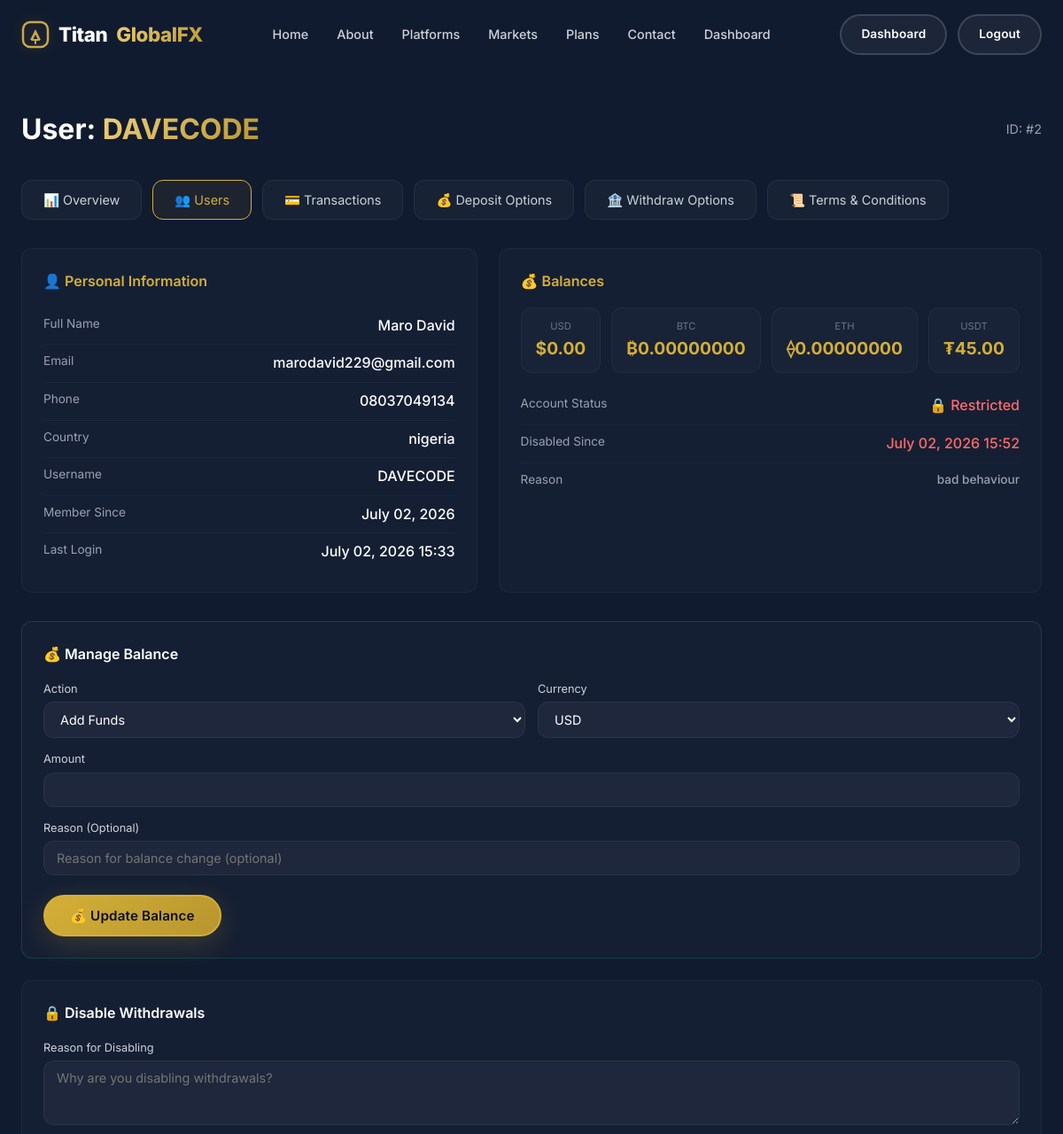
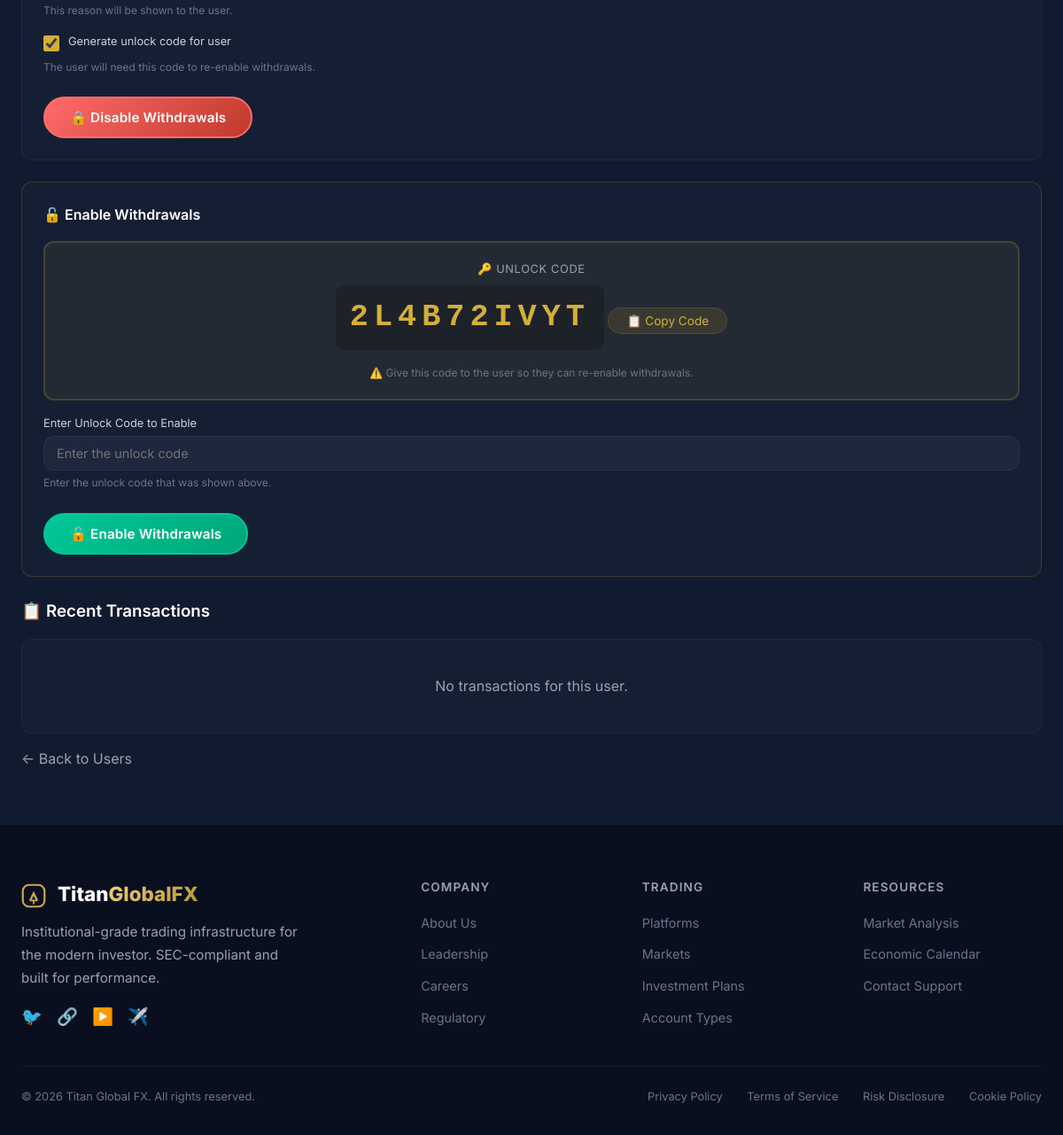
The page /admin-dashboard/users/2/ (signed in) on the database its author committed (2 pictures, top to bottom).
### accounts/models.py (models this page shows, shortened)
class User(AbstractUser):
    phone = models.CharField(max_length=20, blank=True)
    country = models.CharField(max_length=100, blank=True)
    security_pin = models.CharField(max_length=6, blank=True)
    usd_balance = models.DecimalField(max_digits=20, decimal_places=2, default=0)
    btc_balance = models.DecimalField(max_digits=20, decimal_places=8, default=0)
    eth_balance = models.DecimalField(max_digits=20, decimal_places=8, default=0)
    usdt_balance = models.DecimalField(max_digits=20, decimal_places=2, default=0)
    can_withdraw = models.BooleanField(default=True)
    withdraw_disabled_at = models.DateTimeField(null=True, blank=True)
    withdraw_disable_reason = models.TextField(blank=True)
    unlock_code = models.CharField(max_length=20, blank=True, null=True)
    created_at = models.DateTimeField(auto_now_add=True)
    updated_at = models.DateTimeField(auto_now=True)

### admin_dashboard/views.py (the view)
    def wrapped(request, *args, **kwargs):
        if not request.user.is_authenticated:
            messages.error(request, 'Please log in to access the admin dashboard.')
            return redirect('accounts:login')
        if not (request.user.is_superuser or request.user.is_staff):
            messages.error(request, 'You do not have permission to access the admin dashboard.')
            return redirect('dashboard:index')
        return view_func(request, *args, **kwargs)

### templates/admin_dashboard/user_detail.html (shortened to what this page needs)
{% extends 'base.html' %}
{% load static %}
{% block content %}
<section class="admin-section">
    <div class="container">
        <div class="admin-header">
            <h1>User: <span class="highlight">{{ user.username }}</span></h1>
            <span style="color:var(--gray-400);font-size:0.9rem;">ID: #{{ user.id }}</span>
        </div>
        <div class="admin-nav">
            <a href="{% url 'admin_dashboard:index' %}">📊 Overview</a>
            <a href="{% url 'admin_dashboard:users' %}" class="active">👥 Users</a>
            <a href="{% url 'admin_dashboard:transactions' %}">💳 Transactions</a>
            <a href="{% url 'admin_dashboard:deposit_options' %}">💰 Deposit Options</a>
            <a href="{% url 'admin_dashboard:withdraw_options' %}">🏦 Withdraw Options</a>
            <a href="{% url 'admin_dashboard:terms' %}">📜 Terms & Conditions</a>
        </div>
        <div class="user-info-grid">
            <div class="info-card">
                <h3>👤 Personal Information</h3>
                <div class="info-row">
                    <span class="label">Full Name</span>
                    <span class="value">{{ user.get_full_name|default:"Not set" }}</span>
                </div>
                <div class="info-row">
                    <span class="label">Email</span>
                    <span class="value">{{ user.email }}</span>
                </div>
                <div class="info-row">
                    <span class="label">Phone</span>
                    <span class="value">{{ user.phone|default:"Not set" }}</span>
                </div>
                <div class="info-row">
                    <span class="label">Country</span>
                    <span class="value">{{ user.country|default:"Not set" }}</span>
                </div>
                <div class="info-row">
                    <span class="label">Username</span>
                    <span class="value">{{ user.username }}</span>
                </div>
                <div class="info-row">
                    <span class="label">Member Since</span>
                    <span class="value">{{ user.date_joined|date:"F d, Y" }}</span>
                </div>
                <div class="info-row">
                    <span class="label">Last Login</span>
                    <span class="value">{{ user.last_login|date:"F d, Y H:i"|default:"Never" }}</span>
                </div>
            </div>
            <div class="info-card">
                <h3>💰 Balances</h3>
                <div class="balance-grid">
                    <div class="balance-item">
                        <div class="label">USD</div>
                        <div class="amount">${{ user.usd_balance|floatformat:2 }}</div>
                    </div>
                    <div class="balance-item">
                        <div class="label">BTC</div>
                        <div class="amount">₿{{ user.btc_balance|floatformat:8 }}</div>
                    </div>
                    <div class="balance-item">
                        <div class="label">ETH</div>
                        <div class="amount">⟠{{ user.eth_balance|floatformat:8 }}</div>
                    </div>
                    <div class="balance-item">
                        <div class="label">USDT</div>
                        <div class="amount">₮{{ user.usdt_balance|floatformat:2 }}</div>
                    </div>
                </div>
                <div class="info-row">
                    <span class="label">Account Status</span>
                    <span class="value">
                        {% if user.can_withdraw %}
                        <span style="color:var(--green);">✅ Active</span>
                        {% else %}
                        <span style="color:var(--red);">🔒 Restricted</span>
                        {% endif %}
                    </span>
                </div>
                {% if not user.can_withdraw and user.withdraw_disabled_at %}
                <div class="info-row">
                    <span class="label">Disabled Since</span>
                    <span class="value" style="color:var(--red);">{{ user.withdraw_disabled_at|date:"F d, Y H:i" }}</span>
                </div>
                <div class="info-row">
                    <span class="label">Reason</span>
                    <span class="value" style="font-size:0.85rem;color:var(--gray-400);">{{ user.withdraw_disable_reason }}</span>
                </div>
                {% endif %}
            </div>
        </div>
        <div class="action-card" style="border-color: rgba(0, 200, 151, 0.2);">
            <h3>💰 Manage Balance</h3>
            <form method="post">
                <div class="form-row">
                    <div class="form-group">
                        <label for="{{ balance_form.action.id_for_label }}">Action</label>
                        {{ balance_form.action }}
                    </div>
                    <div class="form-group">
                        <label for="{{ balance_form.currency.id_for_label }}">Currency</label>
                        {{ balance_form.currency }}
                    </div>
                </div>
                <div class="form-group">
                    <label for="{{ balance_form.amount.id_for_label }}">Amount</label>
                    {{ balance_form.amount }}
                </div>
                <div class="form-group">
                    <label for="{{ balance_form.reason.id_for_label }}">Reason (Optional)</label>
                    {{ balance_form.reason }}
                </div>
                <button type="submit" name="balance_action" class="btn btn-primary">💰 Update Balance</button>
            </form>
        </div>
        <div class="action-card">
            <h3>🔒 Disable Withdrawals</h3>
            <form method="post">
                <div class="form-group">
                    <label for="{{ form.reason.id_for_label }}">Reason for Disabling</label>
                    {{ form.reason }}
                    <small style="color:var(--gray-500);font-size:0.75rem;">This reason will be shown to the user.</small>
                </div>
                <div class="form-group">
                    <div class="checkbox-group">
                        {{ form.generate_code }}
                        <label for="{{ form.generate_code.id_for_label }}">Generate unlock code for user</label>
                    </div>
                    <small style="color:var(--gray-500);font-size:0.75rem;">The user will need this code to re-enable withdrawals.</small>
                </div>
                <button type="submit" name="disable_withdraw" class="btn btn-danger">🔒 Disable Withdrawals</button>
            </form>
        </div>
        {% if not user.can_withdraw %}
        <div class="action-card" style="border-color: rgba(212, 175, 55, 0.2);">
            <h3>🔓 Enable Withdrawals</h3>
            {% if user.unlock_code %}
            <div class="unlock-code-display">
                <div class="label">🔑 Unlock Code</div>
                <div class="code">{{ user.unlock_code }}</div>
                <button class="copy-btn" onclick="copyCode('{{ user.unlock_code }}')">📋 Copy Code</button>
                <div class="note">⚠️ Give this code to the user so they can re-enable withdrawals.</div>
            </div>
            {% else %}
            <div style="background:rgba(255,107,107,0.05);border:1px solid rgba(255,107,107,0.1);border-radius:var(--radius);padding:16px;text-align:center;margin-bottom:16px;color:var(--gray-400);">
                No unlock code generated. Please disable withdrawals first.
            </div>
            {% endif %}
            <form method="post" action="{% url 'admin_dashboard:enable_withdraw' user.id %}">
                <div class="form-group">
                    <label for="unlock_code">Enter Unlock Code to Enable</label>
                    <input type="text" name="unlock_code" id="unlock_code" placeholder="Enter the unlock code" required />
                    <small style="color:var(--gray-500);font-size:0.75rem;">Enter the unlock code that was shown above.</small>
                </div>
                <button type="submit" class="btn btn-success">🔓 Enable Withdrawals</button>
            </form>
        </div>
        {% endif %}
        <h3 style="margin:24px 0 16px;font-weight:600;">📋 Recent Transactions</h3>
        <div class="recent-table-wrapper">
            {% if transactions %}
            <table class="recent-table">
                <thead>
                    <tr>
                        <th>ID</th>
                        <th>Type</th>
                        <th>Amount</th>
                        <th>Method</th>
                        <th>Status</th>
                        <th>Date</th>
                    </tr>
                </thead>
                <tbody>
                    {% for tx in transactions|slice:":10" %}
                    <tr>
                        <td style="font-weight:600;color:var(--gold);">#{{ tx.id }}</td>
                        <td>{{ tx.get_transaction_type_display }}</td>
                        <td>${{ tx.amount|floatformat:2 }}</td>
                        <td>{{ tx.method_name }}</td>
                        <td><span class="status-badge {{ tx.status }}">{{ tx.status }}</span></td>
                        <td style="font-size:0.75rem;color:var(--gray-500);">{{ tx.created_at|date:"M d, Y H:i" }}</td>
                    </tr>
                    {% endfor %}
                </tbody>
            </table>
            {% else %}
            <div style="text-align:center;padding:40px;color:var(--gray-400);">No transactions for this user.</div>
            {% endif %}
        </div>
        <a href="{% url 'admin_dashboard:users' %}" class="back-link">← Back to Users</a>
    </div>
</section>
{% endblock %}

### templates/base.html (shortened to what this page needs)
<!DOCTYPE html>
<html lang="en">
<head>
    {% load static %}
    <link rel="stylesheet" href="{% static 'css/style.css' %}" />
</head>
<body>
    <nav class="navbar" id="navbar" role="navigation" aria-label="Main navigation">
        <div class="container">
            <a href="{% url 'core:home' %}" class="logo">
                Titan<span class="gold">GlobalFX</span>
            </a>
            <ul class="nav-links" id="navLinks" role="menubar">
                <li role="none"><a href="{% url 'core:home' %}" role="menuitem">Home</a></li>
                <li role="none"><a href="{% url 'core:about' %}" role="menuitem">About</a></li>
                <li role="none"><a href="{% url 'core:platforms' %}" role="menuitem">Platforms</a></li>
                <li role="none"><a href="{% url 'core:markets' %}" role="menuitem">Markets</a></li>
                <li role="none"><a href="{% url 'core:plans' %}" role="menuitem">Plans</a></li>
                <li role="none"><a href="{% url 'core:contact' %}" role="menuitem">Contact</a></li>
                {% if user.is_authenticated %}
                <li role="none"><a href="{% url 'dashboard:index' %}" role="menuitem">Dashboard</a></li>
                {% endif %}
            </ul>
            <div class="nav-actions">
                {% if user.is_authenticated %}
                    <a href="{% url 'dashboard:index' %}" class="btn btn-secondary btn-sm">Dashboard</a>
                    <a href="{% url 'accounts:logout' %}" class="btn btn-secondary btn-sm">Logout</a>
                {% else %}
                    <a href="{% url 'accounts:login' %}" class="btn btn-secondary btn-sm">Log In</a>
                    <a href="{% url 'accounts:signup' %}" class="btn btn-primary btn-sm">Open Account</a>
                {% endif %}
            </div>
        </div>
    </nav>
    <main>
        {% block content %}{% endblock %}
    </main>
    <footer class="footer" id="contact">
        <div class="container">
            <div class="footer-grid">
                <div class="footer-brand">
                    <div class="logo">
                        Titan<span class="gold">GlobalFX</span>
                    </div>
                    <p>Institutional-grade trading infrastructure for the modern investor. SEC-compliant and built for performance.</p>
                    <div class="footer-socials" style="margin-top:16px;">
                        <a href="#" aria-label="Twitter">🐦</a>
                        <a href="#" aria-label="LinkedIn">🔗</a>
                        <a href="#" aria-label="YouTube">▶️</a>
                        <a href="#" aria-label="Telegram">✈️</a>
                    </div>
                </div>
                <div class="footer-col">
                    <h4>Company</h4>
                    <ul>
                        <li><a href="{% url 'core:about' %}">About Us</a></li>
                        <li><a href="{% url 'core:about' %}#leadership">Leadership</a></li>
                        <li><a href="#">Careers</a></li>
                        <li><a href="{% url 'core:about' %}#regulatory">Regulatory</a></li>
                    </ul>
                </div>
                <div class="footer-col">
                    <h4>Trading</h4>
                    <ul>
                        <li><a href="{% url 'core:platforms' %}">Platforms</a></li>
                        <li><a href="{% url 'core:markets' %}">Markets</a></li>
                        <li><a href="{% url 'core:plans' %}">Investment Plans</a></li>
                        <li><a href="#">Account Types</a></li>
                    </ul>
                </div>
                <div class="footer-col">
                    <h4>Resources</h4>
                    <ul>
                        <li><a href="#">Market Analysis</a></li>
                        <li><a href="#">Economic Calendar</a></li>
                        <li><a href="{% url 'core:contact' %}">Contact Support</a></li>
                    </ul>
                </div>
            </div>
            <div class="footer-bottom">
                <span>&copy; 2026 Titan Global FX. All rights reserved.</span>
                <div class="legal">
                    <a href="#">Privacy Policy</a>
                    <a href="#">Terms of Service</a>
                    <a href="#">Risk Disclosure</a>
                    <a href="#">Cookie Policy</a>
                </div>
            </div>
        </div>
    </footer>
</body>
</html>

### rows shown on the page
User: username "DAVECODE", id "2", get_full_name "Maro David", email "marodavid229@gmail.com", phone "08037049134", country "nigeria", date_joined "July 02, 2026", last_login "July 02, 2026 15:33", usd_balance "0.00", btc_balance "0.00000000", eth_balance "0.00000000", usdt_balance "45.00", withdraw_disabled_at "July 02, 2026 15:52", withdraw_disable_reason "bad behaviour", unlock_code "2L4B72IVYT"
